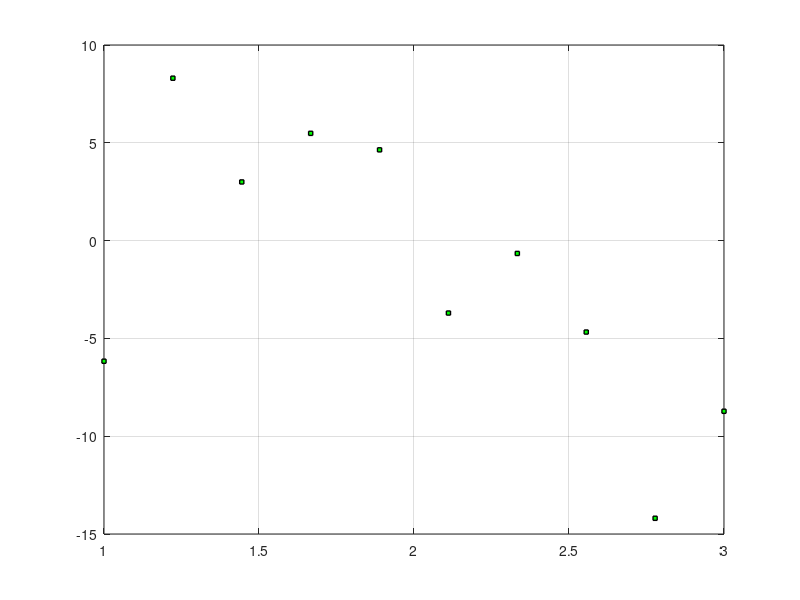

The MATLAB source for this figure: (Note: this script raises an error after producing the figure.)
% LEAST SQUARES FITTING %

% Given Data
% x values: 1         1.2222   1.4444   1.6667  1.8889  2.1111      2.3333      2.5556       2.7778     3
% y values: -6.1666   8.3029   2.9989   5.484   4.6403  -3.70358    -0.656971   -4.67517     -14.1961   -8.72486


% Construct martrices
% [n,x_values]x = y_values
X = [1; 1.2222; 1.4444; 1.6667; 1.8889; 2.1111; 2.3333; 2.5556; 2.7778; 3];
Y = [-6.1666; 8.3029; 2.9989; 5.484; 4.6403; -3.70358; -0.656971; -4.67517; -14.1961; -8.72486]; %b is y values

% Initial plot
plot(X,Y,'rs','LineWidth',1, 'MarkerEdgeColor', 'k', 'MarkerFaceColor', 'g', 'MarkerSize' ,3)
grid on
hold on

% Y = HA

N = [3; 5; 7];
% N = [3];
for i=1:size(N)
    sum = 0;
    error = 0;
    H = [];
    for idx=0:N(i,1)
        H = [H,X.^idx];
    end
    A_star = inv(H'*H)*H'*Y;
    Y_tilde = H*A_star;
    
    % Compute Least Squares Error
    for j = 1:size(X)
%      disp("error = " + sum + " + (" + Y_tilde(j,1) + " - " + Y(j,1) + ")^2")
        sum = sum + (Y_tilde(j,1)-Y(j,1))^2; % Sum of Residuals
    end
    error = sqrt(sum); % LSE
    disp("Least Squares Error for N = " + N(i,1) + ": " + error)
    
    plot(X,Y_tilde,'LineWidth',2)
    % disp(Y_tilde)
end

hold off


% Sum of Residuals (Least Squares Error)
% error = (A*x1+b)-y1)^2+...+(A*xn+b)-yn)^2


% Sum of Residuals (Least Squares Error)
% error = (A*x1+b)-y1)^2+...+(A*xn+b)-yn)^2
% error = 0;
% for i1=1:size(N)
%     for j = 1:size(X)
%         disp("error = " + error + " + (" + Y_tilde(i2,1) + " - " + Y(i2,1) + ")^2")
%         error = error + (Y_tilde(j,1)-Y(j,1))^2;
%     end
%     disp("Least Squares Error for N = " + N(i1,1) + ": " + error)
% end